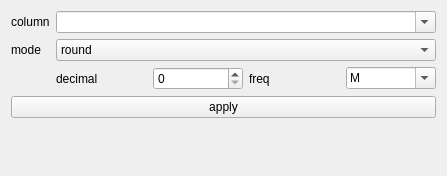
<?xml version="1.0" encoding="UTF-8"?>
<ui version="4.0">
 <class>Form</class>
 <widget class="QWidget" name="Form">
  <property name="geometry">
   <rect>
    <x>0</x>
    <y>0</y>
    <width>447</width>
    <height>176</height>
   </rect>
  </property>
  <property name="windowTitle">
   <string>Form</string>
  </property>
  <layout class="QVBoxLayout" name="verticalLayout">
   <item>
    <layout class="QFormLayout" name="formLayout">
     <item row="0" column="0">
      <widget class="QLabel" name="label">
       <property name="text">
        <string>column</string>
       </property>
      </widget>
     </item>
     <item row="0" column="1">
      <widget class="QComboBox" name="colname">
       <property name="editable">
        <bool>true</bool>
       </property>
      </widget>
     </item>
     <item row="1" column="0">
      <widget class="QLabel" name="label_2">
       <property name="text">
        <string>mode</string>
       </property>
      </widget>
     </item>
     <item row="1" column="1">
      <widget class="QComboBox" name="mode">
       <item>
        <property name="text">
         <string>round</string>
        </property>
       </item>
       <item>
        <property name="text">
         <string>floor</string>
        </property>
       </item>
       <item>
        <property name="text">
         <string>ceil</string>
        </property>
       </item>
      </widget>
     </item>
     <item row="2" column="1">
      <layout class="QHBoxLayout" name="horizontalLayout_2">
       <item>
        <widget class="QLabel" name="label_3">
         <property name="text">
          <string>decimal</string>
         </property>
        </widget>
       </item>
       <item>
        <widget class="QSpinBox" name="decimal"/>
       </item>
       <item>
        <widget class="QLabel" name="label_4">
         <property name="text">
          <string>freq</string>
         </property>
        </widget>
       </item>
       <item>
        <widget class="QComboBox" name="freq">
         <property name="editable">
          <bool>true</bool>
         </property>
         <item>
          <property name="text">
           <string>M</string>
          </property>
         </item>
         <item>
          <property name="text">
           <string>D</string>
          </property>
         </item>
         <item>
          <property name="text">
           <string>H</string>
          </property>
         </item>
         <item>
          <property name="text">
           <string>min</string>
          </property>
         </item>
         <item>
          <property name="text">
           <string>S</string>
          </property>
         </item>
         <item>
          <property name="text">
           <string>ms</string>
          </property>
         </item>
         <item>
          <property name="text">
           <string>us</string>
          </property>
         </item>
         <item>
          <property name="text">
           <string>N</string>
          </property>
         </item>
        </widget>
       </item>
      </layout>
     </item>
    </layout>
   </item>
   <item>
    <widget class="QPushButton" name="apply">
     <property name="text">
      <string>apply</string>
     </property>
    </widget>
   </item>
   <item>
    <spacer name="verticalSpacer">
     <property name="orientation">
      <enum>Qt::Vertical</enum>
     </property>
     <property name="sizeHint" stdset="0">
      <size>
       <width>20</width>
       <height>40</height>
      </size>
     </property>
    </spacer>
   </item>
  </layout>
 </widget>
 <resources/>
 <connections/>
</ui>
